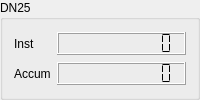
        <widget class="QGroupBox" name="gBox_StdDN25">
         <property name="title">
          <string>DN25</string>
         </property>
         <layout class="QGridLayout" name="gridLayout_15">
          <item row="0" column="0">
           <widget class="QLabel" name="label_42">
            <property name="sizePolicy">
             <sizepolicy hsizetype="Fixed" vsizetype="Preferred">
              <horstretch>0</horstretch>
              <verstretch>0</verstretch>
             </sizepolicy>
            </property>
            <property name="minimumSize">
             <size>
              <width>30</width>
              <height>20</height>
             </size>
            </property>
            <property name="text">
             <string>Inst</string>
            </property>
           </widget>
          </item>
          <item row="0" column="1">
           <widget class="QLCDNumber" name="lcdInstStdMeter_25">
            <property name="sizePolicy">
             <sizepolicy hsizetype="Preferred" vsizetype="Fixed">
              <horstretch>0</horstretch>
              <verstretch>0</verstretch>
             </sizepolicy>
            </property>
            <property name="minimumSize">
             <size>
              <width>40</width>
              <height>0</height>
             </size>
            </property>
            <property name="numDigits">
             <number>10</number>
            </property>
            <property name="segmentStyle">
             <enum>QLCDNumber::Flat</enum>
            </property>
           </widget>
          </item>
          <item row="1" column="0">
           <widget class="QLabel" name="label_43">
            <property name="sizePolicy">
             <sizepolicy hsizetype="Fixed" vsizetype="Preferred">
              <horstretch>0</horstretch>
              <verstretch>0</verstretch>
             </sizepolicy>
            </property>
            <property name="minimumSize">
             <size>
              <width>30</width>
              <height>20</height>
             </size>
            </property>
            <property name="text">
             <string>Accum</string>
            </property>
           </widget>
          </item>
          <item row="1" column="1">
           <widget class="QLCDNumber" name="lcdAccumStdMeter_25">
            <property name="sizePolicy">
             <sizepolicy hsizetype="Preferred" vsizetype="Fixed">
              <horstretch>0</horstretch>
              <verstretch>0</verstretch>
             </sizepolicy>
            </property>
            <property name="minimumSize">
             <size>
              <width>40</width>
              <height>0</height>
             </size>
            </property>
            <property name="numDigits">
             <number>10</number>
            </property>
            <property name="segmentStyle">
             <enum>QLCDNumber::Flat</enum>
            </property>
           </widget>
          </item>
         </layout>
         <zorder>label_42</zorder>
         <zorder>label_43</zorder>
         <zorder>lcdAccumStdMeter_25</zorder>
         <zorder>lcdInstStdMeter_25</zorder>
        </widget>
